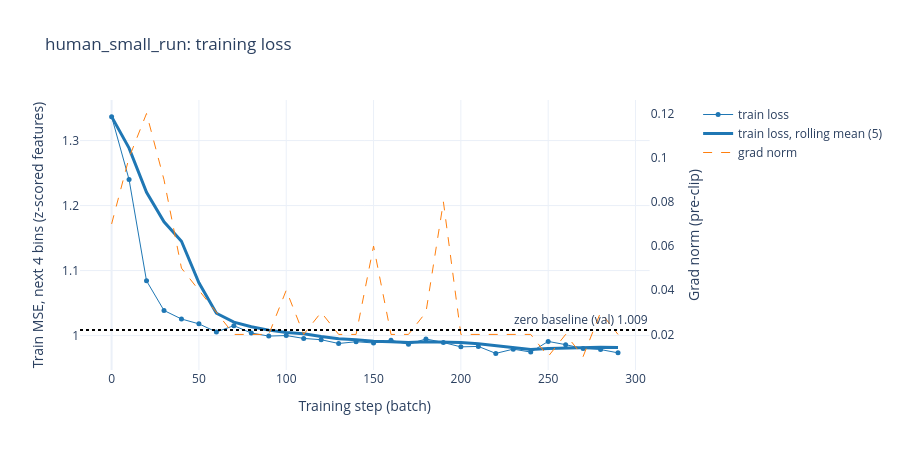

Write notebook code for a chart like this one.
### Markdown cell above
### Training loss curve
- `train_loss` is logged every 10 steps, on one batch of noise-augmented inputs (white noise 0.5, offset 0.2); the target is the clean features
- Rolling mean over 5 logged points (50 steps) smooths the batch-to-batch noise
- Grad norm (right axis) is before clipping at 1.0
- Dotted line: `zero` baseline on val, i.e. the MSE of always predicting the per-feature mean

### Code cell
t = res.dropna(subset=['train_loss'])
zero = res['val_zero'].dropna().iloc[0]

fig = make_subplots(specs=[[{'secondary_y': True}]])
fig.add_trace(go.Scatter(x=t['step'], y=t['train_loss'], mode='lines+markers', name='train loss',
                         line=dict(color='#1f77b4', width=1), marker=dict(size=5)), secondary_y=False)
fig.add_trace(go.Scatter(x=t['step'], y=t['train_loss'].rolling(5, min_periods=1).mean(), mode='lines',
                         name='train loss, rolling mean (5)', line=dict(color='#1f77b4', width=3)), secondary_y=False)
fig.add_trace(go.Scatter(x=t['step'], y=t['grad_norm'], mode='lines', name='grad norm',
                         line=dict(color='#ff7f0e', width=1, dash='dash')), secondary_y=True)
fig.add_hline(y=zero, line=dict(color='black', dash='dot'), annotation_text=f'zero baseline (val) {zero:.3f}',
              annotation_position='top right')
fig.update_layout(
    template='plotly_white', height=450, hovermode='x unified',
    title=f'{RUN_NAME}: training loss',
    xaxis_title='Training step (batch)',
)
fig.update_yaxes(title_text='Train MSE, next 4 bins (z-scored features)', secondary_y=False)
fig.update_yaxes(title_text='Grad norm (pre-clip)', secondary_y=True, showgrid=False)
fig.show()

### Figure 1 — Plotly figure (JSON) as saved in the notebook; plotly's stock layout.template omitted (floating-point values rounded to 4 significant figures)
{"data": [{"line": {"color": "#1f77b4", "width": 1}, "marker": {"size": 5}, "mode": "lines+markers", "name": "train loss", "type": "scatter", "x": [0, 10, 20, 30, 40, 50, 60, 70, 80, 90, 100, 110, 120, 130, 140, 150, 160, 170, 180, 190, 200, 210, 220, 230, 240, 250, 260, 270, 280, 290], "xaxis": "x", "y": [1.337, 1.24, 1.084, 1.039, 1.026, 1.018, 1.006, 1.015, 1.004, 0.9992, 1.0, 0.9956, 0.9936, 0.9878, 0.9905, 0.9886, 0.9926, 0.9867, 0.9948, 0.9893, 0.9826, 0.9833, 0.9726, 0.9791, 0.9746, 0.991, 0.986, 0.98, 0.9785, 0.9734], "yaxis": "y"}, {"line": {"color": "#1f77b4", "width": 3}, "mode": "lines", "name": "train loss, rolling mean (5)", "type": "scatter", "x": [0, 10, 20, 30, 40, 50, 60, 70, 80, 90, 100, 110, 120, 130, 140, 150, 160, 170, 180, 190, 200, 210, 220, 230, 240, 250, 260, 270, 280, 290], "xaxis": "x", "y": [1.337, 1.288, 1.22, 1.175, 1.145, 1.081, 1.034, 1.021, 1.014, 1.008, 1.005, 1.003, 0.9985, 0.9952, 0.9935, 0.9912, 0.9906, 0.9892, 0.9906, 0.9904, 0.9892, 0.9873, 0.9845, 0.9814, 0.9784, 0.9801, 0.9807, 0.9821, 0.982, 0.9818], "yaxis": "y"}, {"line": {"color": "#ff7f0e", "dash": "dash", "width": 1}, "mode": "lines", "name": "grad norm", "type": "scatter", "x": [0, 10, 20, 30, 40, 50, 60, 70, 80, 90, 100, 110, 120, 130, 140, 150, 160, 170, 180, 190, 200, 210, 220, 230, 240, 250, 260, 270, 280, 290], "xaxis": "x", "y": [0.07, 0.1, 0.12, 0.09, 0.05, 0.04, 0.03, 0.02, 0.02, 0.02, 0.04, 0.02, 0.03, 0.02, 0.02, 0.06, 0.02, 0.02, 0.03, 0.08, 0.02, 0.02, 0.02, 0.02, 0.02, 0.01, 0.02, 0.01, 0.03, 0.02], "yaxis": "y2"}], "layout": {"annotations": [{"showarrow": false, "text": "zero baseline (val) 1.009", "x": 1, "xanchor": "right", "xref": "x domain", "y": 1.009, "yanchor": "bottom", "yref": "y"}], "height": 450, "hovermode": "x unified", "shapes": [{"line": {"color": "black", "dash": "dot"}, "type": "line", "x0": 0, "x1": 1, "xref": "x domain", "y0": 1.009, "y1": 1.009, "yref": "y"}], "title": {"text": "human_small_run: training loss"}, "xaxis": {"anchor": "y", "domain": [0.0, 0.94], "title": {"text": "Training step (batch)"}}, "yaxis": {"anchor": "x", "domain": [0.0, 1.0], "title": {"text": "Train MSE, next 4 bins (z-scored features)"}}, "yaxis2": {"anchor": "x", "overlaying": "y", "showgrid": false, "side": "right", "title": {"text": "Grad norm (pre-clip)"}}}}
